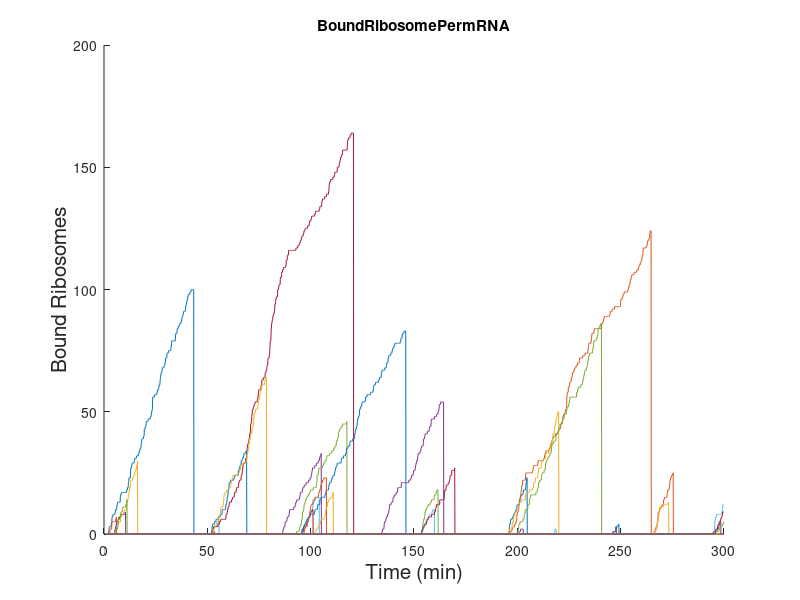
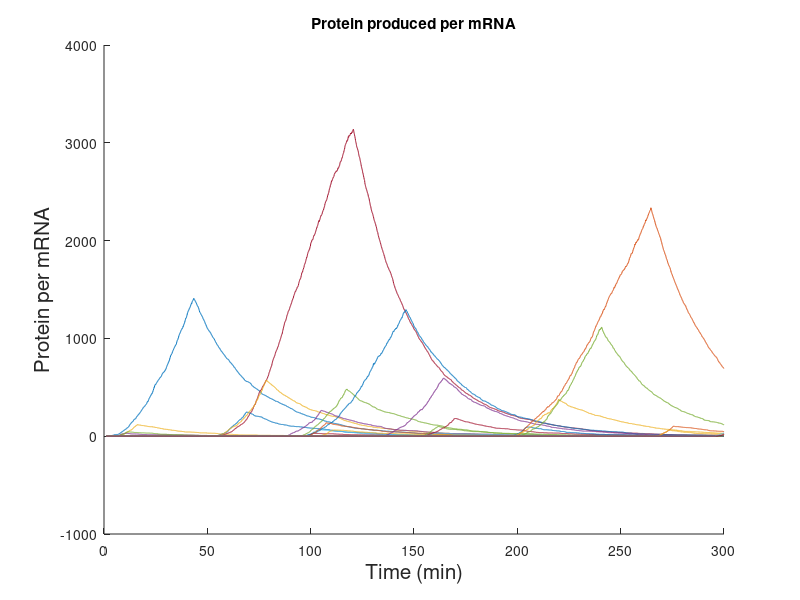
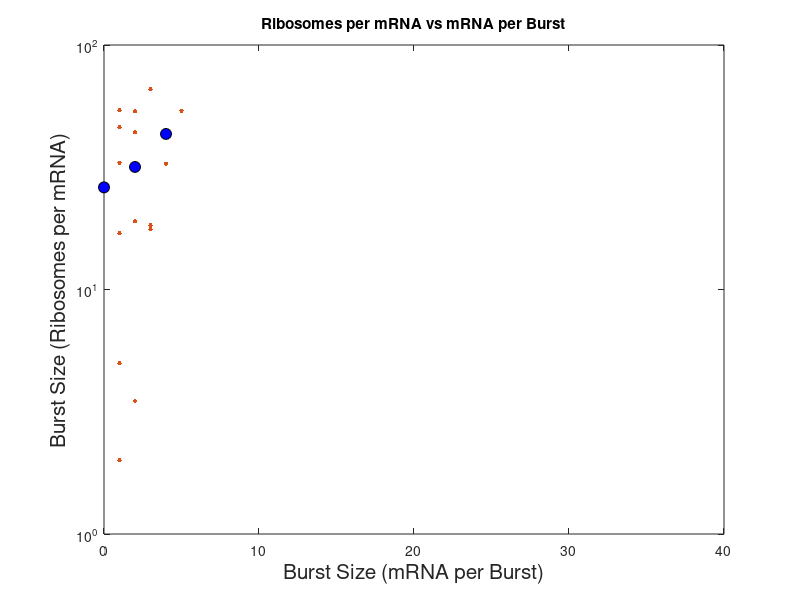
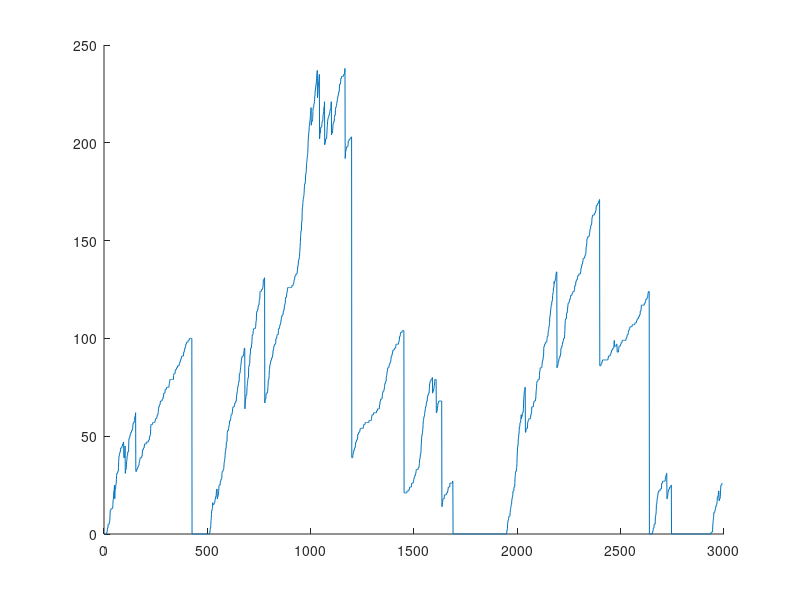

The MATLAB script that drew these images, in order: (Note: this script raises an error after producing the figures.)
clear all
close all
rand('state',sum(100*clock)); %ok<RAND>
MaxOutput = 1000; %Maximum size expected of the output file


NumGenes = 10;
RibosomesInitial = 200*NumGenes;
Runs = 1;

kB = .001; %ribosome binding rate from initial pool
kON = .01;%gene burst on rate
kOFF = 1; %gene burst off rate
alpha = 2; %mRNA production rate
gammam = log(2)/10; %mRNA decay rate, 5min halflife
kRb = .1; %rebinding rate from local pool
kRR = .1; %rate to re-randomize, return to large pool
kP = 1;
gammap = log(2)/20;

tMax = 300;
startTime = 1;
dt = .1;
tspan = startTime:dt:tMax;
tspan2 = length(tspan);



a = zeros(NumGenes*2,1);
TraceVar = zeros(Runs,NumGenes);
TraceAuto = zeros(tspan2,Runs*NumGenes);
TraceAutoNorm = TraceAuto;

Genes = zeros(1,NumGenes*2);
Genes(NumGenes+1:end) = 1;
BoundRibosomeArray = zeros(1000,1);
mRNATotals = zeros(1,NumGenes);
aGenes = zeros(NumGenes*2,1);

LocalPools = zeros(1,NumGenes);
aLocalPools = zeros(NumGenes*2,1);


GeneRuns = zeros(Runs,tspan2,NumGenes);
BurstTrackRuns = zeros(Runs,NumGenes);
BurstSizeRuns = zeros(Runs,MaxOutput,NumGenes);
BurstSizeRRuns = zeros(Runs,MaxOutput,NumGenes);
BurstTimesRuns = zeros(Runs,MaxOutput,NumGenes);
mRNATotalsRuns = zeros(Runs,NumGenes);
RibosomesPerGene = zeros(Runs,NumGenes);

BurstDurationTrack = zeros(MaxOutput,Runs);

%Build Rxn Matrix and Propensity for genes and local pools
RxnMatrixGene = zeros(NumGenes*2,NumGenes*2);
RxnMatrixLocalPool = zeros(NumGenes*2,NumGenes*2);
for i = 1:NumGenes
    RxnMatrixGene(i,i) = 1;
    RxnMatrixGene(i,NumGenes+i) = -1;
    aGenes(i) = kON;
    RxnMatrixLocalPool(i,i) = -1;
    RxnMatrixLocalPool(i,NumGenes+i) = -1;
end
for i = 1:NumGenes
    RxnMatrixGene(i+NumGenes,i) = -1;
    RxnMatrixGene(i+NumGenes,NumGenes+i) = 1;
    aGenes(i+NumGenes) = kOFF;
end

%

for i = 1:Runs

    disp('run')
    disp(i)
    %T = zeros(MaxOutput, 1); %Time tracking
    %X = zeros(1, NumSpecies); %Species number tracking
    %T(1)     = 0;
    %X(1,:)   = x0;
    RxnCount = 1;
    T = 0; %Time
    mRNAArray = zeros(MaxOutput,7);
    Ttrack = zeros(length(tspan), 1); %Time tracking
    XGenes = zeros(length(tspan), NumGenes*2); %Species number tracking
    XmRNA = zeros(length(tspan),length(mRNAArray(:,1)));
    XRibosomes = XmRNA;
    XProtein = XRibosomes;
    Ribosomes = RibosomesInitial;
    XGenes(1,:)   = Genes;
    xCurrentGenes = Genes;
    xCurrentLocalPools = LocalPools;
    xCurrentmRNA = zeros(MaxOutput,1);
    xCurrentRibosomes = zeros(MaxOutput,1);
    xCurrentProtein = zeros(MaxOutput,1);
    mRNATotals = zeros(1,NumGenes);
    BurstTrack = zeros(1,NumGenes); %track burst index
    BurstSizeTrack = zeros(MaxOutput,NumGenes);%brst size track
    BurstTimes = zeros(MaxOutput,NumGenes);%burst time track
    BurstRTrack = zeros(MaxOutput,NumGenes); %track burst index Ribosomes
    BurstSizeRTrack = zeros(MaxOutput,NumGenes);%brst size track
    BurstRTimes = zeros(MaxOutput,NumGenes);%burst time track
    OnTrack = zeros(1,NumGenes); %Burst state track
    UniqueBurst = 0;

    RecordTime = dt; %Recording time
    RecordCount = 2;
    mRNAnum = 0;
    count = 1;
    OnDuration = zeros(MaxOutput,1);
    OnTimes = zeros(MaxOutput,1);
    %%%%%%%%%%%%%%%%%%%%%%
    %Gillespie Simulation%
    %%%%%%%%%%%%%%%%%%%%%%

    while T <= tMax

        % Calculate reaction propensities
        x = xCurrentGenes;

        for j = 1:NumGenes
            aGenes(j) = kON*xCurrentGenes(NumGenes+j);
            aGenes(j+NumGenes) = kOFF*xCurrentGenes(j);
            aAlpha(j) = xCurrentGenes(j)*alpha;
        end

        %binding propensities
        aRibosomes = xCurrentmRNA(:,1) .* Ribosomes .* kB;
        %unbinding propensities
        aGammam = xCurrentmRNA(:,1) .* gammam;
        %protein propensities
        aProtein = xCurrentRibosomes .* kP;
        aProteinDecay = xCurrentProtein .* gammap;
        
        %local pool propensities
        for j = 1:NumGenes
            aLocalPools(j) = xCurrentLocalPools(j).*kRb.*mRNATotals(j);
            aLocalPools(j+NumGenes) = xCurrentLocalPools(j).*kRR;
        end


        % Compute tau and mu using random variables
        a0 = sum(aGenes) + sum(aAlpha) + sum(aRibosomes) + sum(aGammam) + ...
            sum(aLocalPools) + +sum(aProtein) + sum(aProteinDecay);
        r = rand(1,2);
        %tau = -log(r(1))/a0;
        tau = (1/a0)*log(1/r(1));

        %Store information if at time
        tau0 = tau;
        if tau0 > dt
            while tau0 > dt
                XGenes(RecordCount,:) = xCurrentGenes;
                XmRNA(RecordCount,:) = xCurrentmRNA(:,1);
                XRibosomes(RecordCount,:) = xCurrentRibosomes;
                XProtein(RecordCount,:) = xCurrentProtein;
                RecordCount = RecordCount + 1;
                RecordTime = RecordTime + dt;
                tau0 = tau0 - dt;
            end
        end

        if T + tau > RecordTime
            XGenes(RecordCount,:) = xCurrentGenes;
            XmRNA(RecordCount,:) = xCurrentmRNA(:,1);
            XRibosomes(RecordCount,:) = xCurrentRibosomes;
            XProtein(RecordCount,:) = xCurrentProtein;
            RecordCount = RecordCount + 1;
            RecordTime = RecordTime + dt;

        end
        %[~, mu] = histc(r(2)*a0, [0;cumsum(a(:))]);
        if r(2)*a0 < sum(aGenes)

            mu  = find((cumsum(aGenes) >= r(2)*a0),1,'first');
            T   = T  + tau;
            xCurrentGenes = xCurrentGenes + RxnMatrixGene(mu,:);
            if mu <= NumGenes
                OnTrack(mu) = 1;
                BurstTrack(mu) = BurstTrack(mu) + 1;
                UniqueBurst = UniqueBurst + 1;
            else
                OnTrack(mu-NumGenes) = 0;
            end

        elseif r(2)*a0 < sum(aGenes) + sum(aAlpha)
            mu  = find((sum(aGenes) + cumsum(aAlpha) >= r(2)*a0),1,'first');
            T   = T  + tau;
            mRNATotals(mu) = mRNATotals(mu) + 1;
            mRNAnum = mRNAnum + 1;
            xCurrentmRNA(mRNAnum,1) = 1;
            mRNAArray(mRNAnum,1) = 1;
            mRNAArray(mRNAnum,2) = mu;
            mRNAArray(mRNAnum,3) = BurstTrack(mu);
            mRNAArray(mRNAnum,4) = UniqueBurst;            
            mRNAArray(mRNAnum,5) = T;
            if BurstSizeTrack(BurstTrack(mu),mu) == 0
                BurstTimes(BurstTrack(mu),mu) = T;
            end
            BurstSizeTrack(BurstTrack(mu),mu) = BurstSizeTrack(BurstTrack(mu),mu) + 1;

        elseif r(2)*a0 < sum(aGenes) + sum(aAlpha) + sum(aRibosomes)
            mu  = find((sum(aGenes) + sum(aAlpha) + cumsum(aRibosomes) >= r(2)*a0),1,'first');
            %find the next change in state before tau
            T   = T  + tau;
            %xCurrentGenes = xCurrentGenes + RxnMatrixGene(mu,:);
            xCurrentRibosomes(mu) = xCurrentRibosomes(mu) + 1;
            Ribosomes = Ribosomes - 1;
        elseif r(2)*a0 < sum(aGenes) + sum(aAlpha) + sum(aRibosomes) + sum(aGammam)
            mu  = find((sum(aGenes) + sum(aAlpha) + sum(aRibosomes) + cumsum(aGammam) >= r(2)*a0),1,'first');
            %find the next change in state before tau
            T   = T  + tau;
            %xCurrentGenes = xCurrentGenes + RxnMatrixGene(mu,:);
            mRNATotals(mRNAArray(mu,2)) = mRNATotals(mRNAArray(mu,2)) - 1;
            %mRNAnum = mRNAnum - 1;
            xCurrentmRNA(mu) = 0;
            %xCurrentmRNA(end+1) = 0;
            mRNAArray(mu,1) = 0;
            %mRNAArray(end+1,:) = 0;
%                 BurstRTrack(mu) = BurstRTrack(mu)  
%                 if BurstSizeRTrack(BurstRTrack(mu),mu) == 0
%                     BurstRTimes(BurstRTrack(mu),mu) = T;
%                 end
%                 BurstSizeRTrack(BurstRTrack(mu),mu) = BurstSizeRTrack(BurstRTrack(mu),mu) + 1;
%                 
            UnbindingRibosomes = xCurrentRibosomes(mu);
            mRNAArray(mu,6) = UnbindingRibosomes;
            mRNAArray(mu,7) = xCurrentProtein(mu);
            xCurrentLocalPools(mRNAArray(mu,2)) = xCurrentLocalPools(mRNAArray(mu,2)) + UnbindingRibosomes;
            BurstRTrack(mRNAArray(mu,2)) = BurstRTrack(mRNAArray(mu,2))+1;
            BurstSizeRTrack(BurstRTrack(mRNAArray(mu,2)),mRNAArray(mu,2)) = UnbindingRibosomes;
            xCurrentRibosomes(mu) = 0;
            
        elseif r(2)*a0 < sum(aGenes) + sum(aAlpha) + sum(aRibosomes) + sum(aGammam)...
                + sum(aLocalPools)
            mu  = find((sum(aGenes) + sum(aAlpha) + sum(aRibosomes) + sum(aGammam) + cumsum(aLocalPools) >= r(2)*a0),1,'first');
            %find the next change in state before tau
            T   = T  + tau;
            if mu <= NumGenes
                xCurrentLocalPools(mu) = xCurrentLocalPools(mu) - 1;
                randmRNA = randi([1,mRNATotals(mu)],1);
                [idx,~] = find(mRNAArray(:,1) == 1);
                temp = 0;
                count = 0;
                for k = idx
                    if mRNAArray(k,2) == mu
                        count  = count + 1;
                    end
                    if count == randmRNA
                        xCurrentRibosomes(k) = xCurrentRibosomes(k) + 1;
                    end
                end  
            else
                xCurrentLocalPools(mu-NumGenes) = xCurrentLocalPools(mu-NumGenes) - 1;
                Ribosomes = Ribosomes + 1;
            end
        elseif r(2)*a0 < sum(aGenes) + sum(aAlpha) + sum(aRibosomes) + sum(aGammam)...
                + sum(aLocalPools) + sum(aProtein)
           mu  = find((sum(aGenes) + sum(aAlpha) + sum(aRibosomes) + sum(aGammam) ...
                + sum(aLocalPools) + cumsum(aProtein) >= r(2)*a0),1,'first');
            %find the next change in state before tau
            T   = T  + tau;
            xCurrentProtein(mu) = xCurrentProtein(mu) + 1;
        else
            mu  = find((sum(aGenes) + sum(aAlpha) + sum(aRibosomes) + cumsum(aGammam)...
                + sum(aLocalPools) + sum(aProtein) + cumsum(aProteinDecay)>= r(2)*a0),1,'first');
            %find the next change in state before tau
            T   = T  + tau;
            xCurrentProtein(mu) = xCurrentProtein(mu) - 1;
            
        end



    end


    % Record output
     XGenes(RecordCount,:) = xCurrentGenes;
     XmRNA(RecordCount,:) = xCurrentmRNA(:,1);
     XRibosomes(RecordCount,:) = xCurrentRibosomes;
     XProtein(RecordCount,:) = xCurrentProtein;

     mRNATotnum(i) = sum(mRNATotals);
%          for j = 1:mRNATotnum(i)
%             RibosomesPerGene(i,mRNAArray(j,2)) = RibosomesPerGene(i,mRNAArray(j,2)) + xCurrentRibosomes(j);
%          end

    % Record output
    count = count - 1;
    mRNATotalsRuns(i,:) = mRNATotals;
    GeneRuns(i,:,:) = XGenes(startTime/dt:tMax/dt,1:NumGenes);
    mRNARuns(i,:,:) = XmRNA(startTime/dt:tMax/dt,:);
    RibosomeRuns(i,:,:) = XRibosomes(startTime/dt:tMax/dt,:);
    ProteinRuns(i,:,:) =  XProtein(startTime/dt:tMax/dt,:);
    AllmRNAArray(:,:,i) = mRNAArray; 
    BurstTrackRuns(i,:) = BurstTrack;
    BurstSizeRuns(i,:,:) = BurstSizeTrack;
    BurstSizeRRuns(i,:,:) = BurstSizeRTrack;
    BurstTimesRuns(i,:,:) = BurstTimes;
    FreeRibosomes(i) = Ribosomes;

%         [temp1,Idx] = find(BurstSizeTrack);
%         
%         if isempty(Idx)
%         else
%         FirstBurstSizeTrack(k,i) = BurstSizeTrack(1,Idx);
%         FirstBurstTimeTrack(k,i) = BurstTimes(1,Idx);
%         end


end
%%
%calculations
hold on
for i = 1:Runs
    Idx = find(AllmRNAArray(:,2));
    for j = 1:length(Idx)
        plot(tspan,RibosomeRuns(i,:,j))
    end
    %axis([50 125 0 160])
end
xlabel('Time (min)','FontSize',15)
ylabel('Bound Ribosomes','FontSize',15)
title('BoundRibosomePermRNA')
saveas(gcf,'RibosomeTraces.jpg')
%%
figure
hold on
for i = 1:Runs
    Idx = find(AllmRNAArray(:,2));
    for j = 1:length(Idx)
        plot(tspan,ProteinRuns(i,:,j))
    end
    %axis([50 125 0 160])
end
xlabel('Time (min)','FontSize',15)
ylabel('Protein per mRNA','FontSize',15)
title('Protein produced per mRNA')
saveas(gcf,'ProteinTraces.jpg')

%%
figure
hold on
for i = 1:Runs
    RibosomeTotals(i,:) = sum(RibosomeRuns(i,:,:),3);
    plot(RibosomeTotals(i,:))
end
figure
hold on
for i = 1:Runs
    ProteinTotals(i,:) = sum(ProteinRuns(i,:,:),3);
    plot(ProteinTotals(i,:))
end
%%
save AllData
%%

burstM = zeros(1000,Runs);
burstR = zeros(1000,Runs);
burstP = zeros(1000,Runs);

for i = 1:Runs
    temp = AllmRNAArray(:,:,i);
    [Idx, ~] = find(temp(:,5));
    temp = temp(1:length(Idx),:);
	%dont count mRNA that have not decayed
	for j = 1:length(temp(:,1))
		if temp(j,1) == 1
			temp(j,:) = NaN;
		end
	end
	%temp(isnan(temp)) = [];		
	
% 	uniqueBursts = accumarray([temp(:,2),temp(:,3)],1);
% 	pairs = unique([temp(:,2),temp(:,3)],'rows');
	
    count = 1;
    burstIdx1 = temp(1,2);
    burstIdx2 = temp(1,3);
    burstM(count,i) = 1;
    burstR(count,i) = temp(1,6);
    burstP(count,i) = temp(1,7);
    j = 2;
    while j <= length(temp(:,1))
        if temp(j,2) == burstIdx1 && temp(j,3) == burstIdx2
            burstM(count,i) = burstM(count,i) + 1;
            burstR(count,i) = burstR(count,i) + temp(j,6);
            burstP(count,i) = burstP(count,i) + temp(j,7);
        else
            count = count + 1;
            burstM(count,i) = burstM(count,i) + 1;
            burstR(count,i) = burstR(count,i) + temp(j,6);
            burstP(count,i) = burstP(count,i) + temp(j,7);
            burstIdx1 = temp(j,2);
            burstIdx2 = temp(j,3);
        end
        
        j = j+ 1;
    end
    burstR(:,i) = burstR(:,i)./burstM(:,i);
    burstP(:,i) = burstP(:,i)./burstM(:,i);
    
end

%%
figure
plot(burstM,burstP,'linestyle','none','marker','.','markersize',8)
set(gca,'YScale','log');

%%
figure
plot(burstM,burstR,'linestyle','none','marker','.','markersize',8)
set(gca,'YScale','log');

%%
%bin data to take average
binInterval = 0:2:40;
burstMbin = burstM(:);
burstRbin = burstR(:);
burstMbin(burstMbin == 0) = NaN;
%burstR(isnan(burstR)) = [];
binM = zeros(length(binInterval),1);
binR = binM;
binRnum = binR;

for i = 2:length(binInterval)
	for j = 1:length(burstRbin(:))
		if burstMbin(j) >= binInterval(i-1) && burstMbin(j) < binInterval(i)
			binM(i-1) = burstMbin(j); 
            if isnan(burstRbin(j))
            else
                binR(i-1) = binR(i-1) + burstRbin(j);
                binRnum(i-1) = binRnum(i-1) + 1;
            end
        end
    end
end
binR = binR ./ binRnum;

hold on
plot(burstM,burstR,'linestyle','none','marker','.','markersize',10)
set(gca,'YScale','log');
c = colormap(jet(length(binInterval)));
plot(binInterval,binR,'linestyle','none','marker','o','markersize',8,'markerfacecolor','b','markeredgecolor','k')
xlabel('Burst Size (mRNA per Burst)','FontSize',15)
ylabel('Burst Size (Ribosomes per mRNA)','FontSize',15)
title('Ribosomes per mRNA vs mRNA per Burst')
saveas(gcf,'BurstSizemRNARibosome.jpg')
%%
%Alt method of plotting burst
% mean burst size and burst size for each run
burstMalt = burstM;
burstPalt = burstP;
burstMalt(burstMalt == 0) = NaN;
burstPalt(burstPalt == 0) = NaN;
burstMmean = nanmean(burstMalt,1);
burstPmean = nanmean(burstPalt,1);

%bin data to take average
binInterval = 1:1:40;
burstMbinalt = burstMmean(:);
burstPbinalt = burstPmean(:);

%burstR(isnan(burstR)) = [];
binMalt = zeros(length(binInterval),1);
binPalt = binMalt;
binPnumalt = binPalt;

for i = 2:length(binInterval)
	for j = 1:length(burstPbinalt(:))
		if burstMbinalt(j) >= binInterval(i-1) && burstMbinalt(j) < binInterval(i)
			binMalt(i-1) = burstMbinalt(j); 
            if isnan(burstPbinalt(j))
            else
                binPalt(i-1) = binPalt(i-1) + burstPbinalt(j);
                binPnumalt(i-1) = binPnumalt(i-1) + 1;
            end
        end
    end
end

binPalt = binPalt ./ binPnumalt;

figure
hold on
plot(burstMmean,burstPmean,'linestyle','none','marker','.','markersize',10)
set(gca,'YScale','log');
c = colormap(jet(length(binInterval)));
plot(binInterval,binPalt,'linestyle','none','marker','o','markersize',8,'markerfacecolor','b','markeredgecolor','k')
xlabel('Burst Size (mRNA per Burst)','FontSize',15)
ylabel('Burst Size (Protein per mRNA)','FontSize',15)
title('Rebind Protein per mRNA vs mRNA per Burst')
saveas(gcf,'AltRebindBurstSizemRNAProtein.jpg')